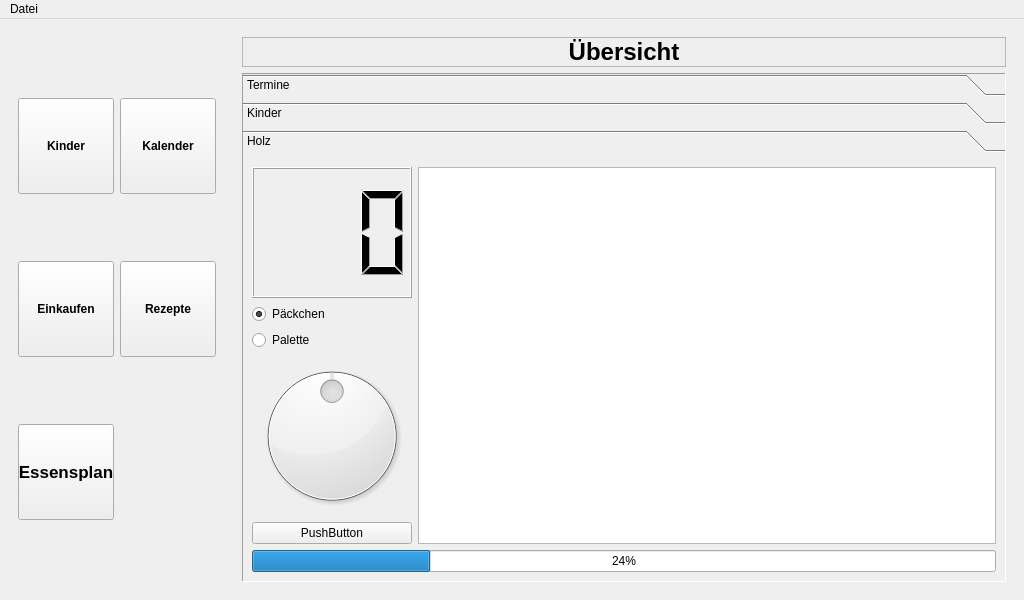
<?xml version="1.0" encoding="UTF-8"?>
<ui version="4.0">
 <class>MainWindow</class>
 <widget class="QMainWindow" name="MainWindow">
  <property name="windowModality">
   <enum>Qt::ApplicationModal</enum>
  </property>
  <property name="geometry">
   <rect>
    <x>0</x>
    <y>0</y>
    <width>1024</width>
    <height>600</height>
   </rect>
  </property>
  <property name="minimumSize">
   <size>
    <width>512</width>
    <height>300</height>
   </size>
  </property>
  <property name="maximumSize">
   <size>
    <width>1024</width>
    <height>600</height>
   </size>
  </property>
  <property name="tabletTracking">
   <bool>true</bool>
  </property>
  <property name="contextMenuPolicy">
   <enum>Qt::ActionsContextMenu</enum>
  </property>
  <property name="acceptDrops">
   <bool>true</bool>
  </property>
  <property name="windowTitle">
   <string>MainWindow</string>
  </property>
  <widget class="QWidget" name="centralwidget">
   <layout class="QGridLayout" name="gridLayout_6">
    <item row="0" column="0">
     <widget class="QStackedWidget" name="pageWidget">
      <property name="autoFillBackground">
       <bool>false</bool>
      </property>
      <property name="frameShape">
       <enum>QFrame::NoFrame</enum>
      </property>
      <property name="currentIndex">
       <number>0</number>
      </property>
      <widget class="QWidget" name="mainPage">
       <layout class="QGridLayout" name="gridLayout">
        <item row="1" column="2">
         <widget class="QToolBox" name="mainOverview">
          <property name="frameShape">
           <enum>QFrame::Panel</enum>
          </property>
          <property name="frameShadow">
           <enum>QFrame::Sunken</enum>
          </property>
          <property name="lineWidth">
           <number>1</number>
          </property>
          <property name="midLineWidth">
           <number>4</number>
          </property>
          <property name="currentIndex">
           <number>2</number>
          </property>
          <widget class="QWidget" name="meetingsOverview">
           <property name="geometry">
            <rect>
             <x>0</x>
             <y>0</y>
             <width>734</width>
             <height>373</height>
            </rect>
           </property>
           <attribute name="label">
            <string>Termine</string>
           </attribute>
           <layout class="QHBoxLayout" name="horizontalLayout_6">
            <item>
             <layout class="QGridLayout" name="meetings_checkboxLayout">
              <item row="2" column="0">
               <widget class="QCheckBox" name="meetings_checkboxFabienne">
                <property name="text">
                 <string>Fabienne</string>
                </property>
               </widget>
              </item>
              <item row="0" column="0">
               <widget class="QCheckBox" name="meetings_checkboxKatja">
                <property name="text">
                 <string>Katja</string>
                </property>
               </widget>
              </item>
              <item row="1" column="0">
               <widget class="QCheckBox" name="meetings_checkboxFabian">
                <property name="text">
                 <string>Fabian</string>
                </property>
               </widget>
              </item>
              <item row="3" column="0">
               <widget class="QCheckBox" name="meetings_checkboxMio">
                <property name="text">
                 <string>Mio</string>
                </property>
               </widget>
              </item>
              <item row="5" column="0">
               <widget class="QCheckBox" name="meetings_checkboxJona">
                <property name="text">
                 <string>Jona</string>
                </property>
               </widget>
              </item>
              <item row="4" column="0">
               <widget class="QCheckBox" name="meetings_checkboxMika">
                <property name="text">
                 <string>Mika</string>
                </property>
               </widget>
              </item>
             </layout>
            </item>
            <item>
             <widget class="QListWidget" name="meetingsList"/>
            </item>
           </layout>
          </widget>
          <widget class="QWidget" name="childrenOverview">
           <property name="geometry">
            <rect>
             <x>0</x>
             <y>0</y>
             <width>103</width>
             <height>103</height>
            </rect>
           </property>
           <attribute name="label">
            <string>Kinder</string>
           </attribute>
           <layout class="QGridLayout" name="gridLayout_10">
            <item row="0" column="0">
             <widget class="QTableWidget" name="childrenOverviewTable">
              <row>
               <property name="text">
                <string>Aufgabe</string>
               </property>
              </row>
              <row>
               <property name="text">
                <string>Handy</string>
               </property>
              </row>
              <row>
               <property name="text">
                <string>PS4 / Film</string>
               </property>
              </row>
              <row>
               <property name="text">
                <string>Ausmachen</string>
               </property>
              </row>
              <column>
               <property name="text">
                <string>Fabienne</string>
               </property>
              </column>
              <column>
               <property name="text">
                <string>Mio</string>
               </property>
              </column>
              <column>
               <property name="text">
                <string>Mika</string>
               </property>
              </column>
              <column>
               <property name="text">
                <string>Jona</string>
               </property>
              </column>
             </widget>
            </item>
           </layout>
          </widget>
          <widget class="QWidget" name="woodOverview">
           <property name="geometry">
            <rect>
             <x>0</x>
             <y>0</y>
             <width>734</width>
             <height>386</height>
            </rect>
           </property>
           <attribute name="label">
            <string>Holz</string>
           </attribute>
           <layout class="QGridLayout" name="gridLayout_4">
            <item row="0" column="0">
             <layout class="QVBoxLayout" name="wood_inputLayout">
              <item>
               <widget class="QLCDNumber" name="wood_inputDisplay">
                <property name="digitCount">
                 <number>3</number>
                </property>
                <property name="mode">
                 <enum>QLCDNumber::Dec</enum>
                </property>
                <property name="segmentStyle">
                 <enum>QLCDNumber::Filled</enum>
                </property>
               </widget>
              </item>
              <item>
               <widget class="QRadioButton" name="wood_inputRadioButtonPiece">
                <property name="text">
                 <string>Päckchen</string>
                </property>
                <property name="checked">
                 <bool>true</bool>
                </property>
               </widget>
              </item>
              <item>
               <widget class="QRadioButton" name="wood_nputRadioButtonStack">
                <property name="text">
                 <string>Palette</string>
                </property>
               </widget>
              </item>
              <item>
               <widget class="QDial" name="wood_inputDial">
                <property name="minimumSize">
                 <size>
                  <width>160</width>
                  <height>160</height>
                 </size>
                </property>
                <property name="minimum">
                 <number>-15</number>
                </property>
                <property name="maximum">
                 <number>15</number>
                </property>
                <property name="value">
                 <number>0</number>
                </property>
                <property name="sliderPosition">
                 <number>0</number>
                </property>
                <property name="orientation">
                 <enum>Qt::Horizontal</enum>
                </property>
                <property name="invertedAppearance">
                 <bool>false</bool>
                </property>
                <property name="invertedControls">
                 <bool>false</bool>
                </property>
               </widget>
              </item>
              <item>
               <widget class="QPushButton" name="wood_inputPushButtonAgree">
                <property name="text">
                 <string>PushButton</string>
                </property>
               </widget>
              </item>
             </layout>
            </item>
            <item row="0" column="1">
             <widget class="QGraphicsView" name="wood_graphicsView"/>
            </item>
            <item row="1" column="0" colspan="2">
             <widget class="QProgressBar" name="wood_progressBar">
              <property name="value">
               <number>24</number>
              </property>
              <property name="textDirection">
               <enum>QProgressBar::TopToBottom</enum>
              </property>
             </widget>
            </item>
           </layout>
          </widget>
         </widget>
        </item>
        <item row="0" column="0" rowspan="2">
         <layout class="QGridLayout" name="mainbuttonsLayout">
          <property name="sizeConstraint">
           <enum>QLayout::SetDefaultConstraint</enum>
          </property>
          <property name="leftMargin">
           <number>0</number>
          </property>
          <property name="rightMargin">
           <number>0</number>
          </property>
          <property name="spacing">
           <number>-1</number>
          </property>
          <item row="2" column="1">
           <widget class="QPushButton" name="mainbutton_recipes">
            <property name="minimumSize">
             <size>
              <width>96</width>
              <height>96</height>
             </size>
            </property>
            <property name="maximumSize">
             <size>
              <width>96</width>
              <height>96</height>
             </size>
            </property>
            <property name="font">
             <font>
              <weight>75</weight>
              <bold>true</bold>
             </font>
            </property>
            <property name="text">
             <string>Rezepte</string>
            </property>
           </widget>
          </item>
          <item row="2" column="0">
           <widget class="QPushButton" name="mainbutton_shopping_list">
            <property name="minimumSize">
             <size>
              <width>96</width>
              <height>96</height>
             </size>
            </property>
            <property name="maximumSize">
             <size>
              <width>96</width>
              <height>96</height>
             </size>
            </property>
            <property name="font">
             <font>
              <weight>75</weight>
              <bold>true</bold>
             </font>
            </property>
            <property name="text">
             <string>Einkaufen</string>
            </property>
           </widget>
          </item>
          <item row="0" column="0">
           <widget class="QPushButton" name="mainbutton_children">
            <property name="minimumSize">
             <size>
              <width>96</width>
              <height>96</height>
             </size>
            </property>
            <property name="maximumSize">
             <size>
              <width>96</width>
              <height>96</height>
             </size>
            </property>
            <property name="font">
             <font>
              <weight>75</weight>
              <bold>true</bold>
             </font>
            </property>
            <property name="text">
             <string>Kinder</string>
            </property>
            <property name="checkable">
             <bool>false</bool>
            </property>
            <property name="autoExclusive">
             <bool>false</bool>
            </property>
           </widget>
          </item>
          <item row="0" column="1">
           <widget class="QPushButton" name="mainbutton_calendar">
            <property name="minimumSize">
             <size>
              <width>96</width>
              <height>96</height>
             </size>
            </property>
            <property name="maximumSize">
             <size>
              <width>96</width>
              <height>96</height>
             </size>
            </property>
            <property name="font">
             <font>
              <weight>75</weight>
              <italic>false</italic>
              <bold>true</bold>
              <strikeout>false</strikeout>
             </font>
            </property>
            <property name="text">
             <string>Kalender</string>
            </property>
            <property name="checkable">
             <bool>false</bool>
            </property>
            <property name="checked">
             <bool>false</bool>
            </property>
            <property name="autoExclusive">
             <bool>false</bool>
            </property>
           </widget>
          </item>
          <item row="3" column="0">
           <widget class="QPushButton" name="mainbutton_meal">
            <property name="minimumSize">
             <size>
              <width>96</width>
              <height>96</height>
             </size>
            </property>
            <property name="maximumSize">
             <size>
              <width>96</width>
              <height>96</height>
             </size>
            </property>
            <property name="font">
             <font>
              <pointsize>13</pointsize>
              <weight>75</weight>
              <bold>true</bold>
             </font>
            </property>
            <property name="text">
             <string>Essensplan</string>
            </property>
           </widget>
          </item>
         </layout>
        </item>
        <item row="0" column="2">
         <widget class="QLabel" name="mainLabel">
          <property name="font">
           <font>
            <pointsize>18</pointsize>
            <weight>75</weight>
            <bold>true</bold>
            <kerning>true</kerning>
           </font>
          </property>
          <property name="frameShape">
           <enum>QFrame::StyledPanel</enum>
          </property>
          <property name="frameShadow">
           <enum>QFrame::Plain</enum>
          </property>
          <property name="text">
           <string>Übersicht</string>
          </property>
          <property name="alignment">
           <set>Qt::AlignCenter</set>
          </property>
         </widget>
        </item>
        <item row="0" column="1" rowspan="2">
         <spacer name="main_verticalSpacer">
          <property name="orientation">
           <enum>Qt::Vertical</enum>
          </property>
          <property name="sizeHint" stdset="0">
           <size>
            <width>20</width>
            <height>40</height>
           </size>
          </property>
         </spacer>
        </item>
       </layout>
      </widget>
      <widget class="QWidget" name="mainChildren">
       <layout class="QGridLayout" name="gridLayout_2">
        <item row="1" column="0">
         <widget class="QTabWidget" name="childrenTabs">
          <property name="tabPosition">
           <enum>QTabWidget::West</enum>
          </property>
          <property name="tabShape">
           <enum>QTabWidget::Rounded</enum>
          </property>
          <property name="currentIndex">
           <number>0</number>
          </property>
          <property name="elideMode">
           <enum>Qt::ElideRight</enum>
          </property>
          <property name="usesScrollButtons">
           <bool>false</bool>
          </property>
          <property name="documentMode">
           <bool>false</bool>
          </property>
          <property name="tabsClosable">
           <bool>false</bool>
          </property>
          <property name="movable">
           <bool>false</bool>
          </property>
          <property name="tabBarAutoHide">
           <bool>false</bool>
          </property>
          <widget class="QWidget" name="childrenTabsFabienne">
           <attribute name="title">
            <string>Fabienne</string>
           </attribute>
          </widget>
          <widget class="QWidget" name="childrenTabsMio">
           <attribute name="title">
            <string>Mio</string>
           </attribute>
          </widget>
          <widget class="QWidget" name="childrenTabsMika">
           <attribute name="title">
            <string>Mika</string>
           </attribute>
          </widget>
          <widget class="QWidget" name="childrenTabsJona">
           <attribute name="title">
            <string>Jona</string>
           </attribute>
          </widget>
         </widget>
        </item>
        <item row="0" column="0" colspan="2">
         <widget class="QLabel" name="childrenLabel">
          <property name="font">
           <font>
            <pointsize>18</pointsize>
            <weight>75</weight>
            <bold>true</bold>
           </font>
          </property>
          <property name="frameShape">
           <enum>QFrame::StyledPanel</enum>
          </property>
          <property name="text">
           <string>Kinder</string>
          </property>
          <property name="alignment">
           <set>Qt::AlignCenter</set>
          </property>
         </widget>
        </item>
       </layout>
      </widget>
      <widget class="QWidget" name="mainCalendar">
       <layout class="QGridLayout" name="gridLayout_3">
        <item row="0" column="0">
         <widget class="QLabel" name="calendarLabel">
          <property name="font">
           <font>
            <pointsize>18</pointsize>
            <weight>75</weight>
            <bold>true</bold>
           </font>
          </property>
          <property name="frameShape">
           <enum>QFrame::StyledPanel</enum>
          </property>
          <property name="text">
           <string>Kalender</string>
          </property>
          <property name="alignment">
           <set>Qt::AlignCenter</set>
          </property>
         </widget>
        </item>
        <item row="1" column="0">
         <layout class="QGridLayout" name="calendarLayout">
          <item row="0" column="0">
           <widget class="QCalendarWidget" name="calendarWidget"/>
          </item>
          <item row="0" column="1">
           <widget class="QTreeView" name="calenderTreeview"/>
          </item>
         </layout>
        </item>
       </layout>
      </widget>
      <widget class="QWidget" name="mainShopping_list">
       <layout class="QGridLayout" name="gridLayout_7">
        <item row="1" column="1">
         <widget class="QWidget" name="shoppinglist_buttonsLayout" native="true">
          <property name="maximumSize">
           <size>
            <width>16777215</width>
            <height>300</height>
           </size>
          </property>
          <layout class="QGridLayout" name="gridLayout_8">
           <property name="leftMargin">
            <number>0</number>
           </property>
           <property name="topMargin">
            <number>0</number>
           </property>
           <property name="rightMargin">
            <number>0</number>
           </property>
           <property name="bottomMargin">
            <number>0</number>
           </property>
           <item row="0" column="0" colspan="2">
            <widget class="QPushButton" name="shoppinglist_buttonsPlus">
             <property name="minimumSize">
              <size>
               <width>70</width>
               <height>70</height>
              </size>
             </property>
             <property name="maximumSize">
              <size>
               <width>70</width>
               <height>70</height>
              </size>
             </property>
             <property name="font">
              <font>
               <pointsize>30</pointsize>
               <weight>75</weight>
               <bold>true</bold>
              </font>
             </property>
             <property name="text">
              <string>+</string>
             </property>
            </widget>
           </item>
           <item row="2" column="0" colspan="2">
            <widget class="QPushButton" name="shoppinglist_buttonsMinus">
             <property name="minimumSize">
              <size>
               <width>70</width>
               <height>70</height>
              </size>
             </property>
             <property name="maximumSize">
              <size>
               <width>70</width>
               <height>70</height>
              </size>
             </property>
             <property name="font">
              <font>
               <pointsize>30</pointsize>
               <weight>75</weight>
               <bold>true</bold>
              </font>
             </property>
             <property name="text">
              <string>-</string>
             </property>
            </widget>
           </item>
           <item row="1" column="0">
            <widget class="QSpinBox" name="shoppinglist_buttonsLCD">
             <property name="minimumSize">
              <size>
               <width>60</width>
               <height>70</height>
              </size>
             </property>
             <property name="maximumSize">
              <size>
               <width>60</width>
               <height>16777215</height>
              </size>
             </property>
             <property name="font">
              <font>
               <pointsize>30</pointsize>
              </font>
             </property>
             <property name="alignment">
              <set>Qt::AlignCenter</set>
             </property>
             <property name="buttonSymbols">
              <enum>QAbstractSpinBox::NoButtons</enum>
             </property>
            </widget>
           </item>
           <item row="3" column="0">
            <widget class="QPushButton" name="shoppinglist_buttonsMoveinlist">
             <property name="maximumSize">
              <size>
               <width>70</width>
               <height>16777215</height>
              </size>
             </property>
             <property name="text">
              <string>zur Liste</string>
             </property>
            </widget>
           </item>
          </layout>
         </widget>
        </item>
        <item row="1" column="0">
         <widget class="QTreeWidget" name="shoppinglistChoise">
          <column>
           <property name="text">
            <string>Was?</string>
           </property>
          </column>
          <item>
           <property name="text">
            <string>Fleisch</string>
           </property>
           <item>
            <property name="text">
             <string>Salami</string>
            </property>
           </item>
           <item>
            <property name="text">
             <string>Schnitzel</string>
            </property>
           </item>
          </item>
          <item>
           <property name="text">
            <string>Obst</string>
           </property>
           <item>
            <property name="text">
             <string>Apfel</string>
            </property>
           </item>
           <item>
            <property name="text">
             <string>Banane</string>
            </property>
           </item>
          </item>
          <item>
           <property name="text">
            <string>Gemüse</string>
           </property>
           <item>
            <property name="text">
             <string>Paprika</string>
            </property>
           </item>
           <item>
            <property name="text">
             <string>Gurke</string>
            </property>
           </item>
          </item>
         </widget>
        </item>
        <item row="1" column="3">
         <widget class="QTableWidget" name="shoppinglistList">
          <row>
           <property name="text">
            <string>1</string>
           </property>
          </row>
          <column>
           <property name="text">
            <string>Was?</string>
           </property>
          </column>
          <column>
           <property name="text">
            <string>Wieviel?</string>
           </property>
          </column>
          <item row="0" column="0">
           <property name="text">
            <string/>
           </property>
          </item>
          <item row="0" column="1">
           <property name="text">
            <string/>
           </property>
          </item>
         </widget>
        </item>
        <item row="0" column="0" colspan="4">
         <widget class="QLabel" name="shoppinglistLabel">
          <property name="font">
           <font>
            <pointsize>18</pointsize>
            <weight>75</weight>
            <bold>true</bold>
           </font>
          </property>
          <property name="frameShape">
           <enum>QFrame::StyledPanel</enum>
          </property>
          <property name="text">
           <string>Einkaufen</string>
          </property>
          <property name="alignment">
           <set>Qt::AlignCenter</set>
          </property>
         </widget>
        </item>
        <item row="1" column="2">
         <spacer name="shoppinglist_verticalSpacer">
          <property name="orientation">
           <enum>Qt::Vertical</enum>
          </property>
          <property name="sizeHint" stdset="0">
           <size>
            <width>20</width>
            <height>40</height>
           </size>
          </property>
         </spacer>
        </item>
       </layout>
      </widget>
      <widget class="QWidget" name="mainRecipes">
       <widget class="QLabel" name="recipesLabel">
        <property name="geometry">
         <rect>
          <x>0</x>
          <y>20</y>
          <width>976</width>
          <height>24</height>
         </rect>
        </property>
        <property name="font">
         <font>
          <pointsize>18</pointsize>
          <weight>75</weight>
          <bold>true</bold>
         </font>
        </property>
        <property name="frameShape">
         <enum>QFrame::StyledPanel</enum>
        </property>
        <property name="text">
         <string>Rezepte</string>
        </property>
        <property name="alignment">
         <set>Qt::AlignCenter</set>
        </property>
       </widget>
       <widget class="QComboBox" name="comboBox">
        <property name="geometry">
         <rect>
          <x>60</x>
          <y>220</y>
          <width>104</width>
          <height>26</height>
         </rect>
        </property>
       </widget>
      </widget>
      <widget class="QWidget" name="mainMeal">
       <widget class="QLabel" name="mealLabel">
        <property name="geometry">
         <rect>
          <x>10</x>
          <y>20</y>
          <width>976</width>
          <height>24</height>
         </rect>
        </property>
        <property name="font">
         <font>
          <pointsize>18</pointsize>
          <weight>75</weight>
          <bold>true</bold>
         </font>
        </property>
        <property name="frameShape">
         <enum>QFrame::StyledPanel</enum>
        </property>
        <property name="text">
         <string>Essensplan</string>
        </property>
        <property name="alignment">
         <set>Qt::AlignCenter</set>
        </property>
       </widget>
      </widget>
     </widget>
    </item>
   </layout>
  </widget>
  <widget class="QMenuBar" name="menubar">
   <property name="geometry">
    <rect>
     <x>0</x>
     <y>0</y>
     <width>1024</width>
     <height>22</height>
    </rect>
   </property>
   <property name="defaultUp">
    <bool>false</bool>
   </property>
   <property name="nativeMenuBar">
    <bool>true</bool>
   </property>
   <widget class="QMenu" name="menuDatei">
    <property name="title">
     <string>Datei</string>
    </property>
    <addaction name="actionBeenden"/>
   </widget>
   <addaction name="menuDatei"/>
  </widget>
  <action name="actionBeenden">
   <property name="text">
    <string>Beenden</string>
   </property>
  </action>
 </widget>
 <tabstops>
  <tabstop>mainbutton_children</tabstop>
  <tabstop>mainbutton_calendar</tabstop>
  <tabstop>mainbutton_shopping_list</tabstop>
  <tabstop>mainbutton_recipes</tabstop>
  <tabstop>mainbutton_meal</tabstop>
  <tabstop>calendarWidget</tabstop>
  <tabstop>meetings_checkboxKatja</tabstop>
  <tabstop>meetings_checkboxFabian</tabstop>
  <tabstop>meetings_checkboxMio</tabstop>
  <tabstop>meetings_checkboxJona</tabstop>
  <tabstop>meetings_checkboxFabienne</tabstop>
  <tabstop>meetings_checkboxMika</tabstop>
  <tabstop>meetingsList</tabstop>
  <tabstop>wood_graphicsView</tabstop>
 </tabstops>
 <resources/>
 <connections>
  <connection>
   <sender>wood_inputDial</sender>
   <signal>sliderMoved(int)</signal>
   <receiver>wood_inputDisplay</receiver>
   <slot>display(int)</slot>
   <hints>
    <hint type="sourcelabel">
     <x>366</x>
     <y>469</y>
    </hint>
    <hint type="destinationlabel">
     <x>432</x>
     <y>242</y>
    </hint>
   </hints>
  </connection>
  <connection>
   <sender>shoppinglist_buttonsPlus</sender>
   <signal>clicked()</signal>
   <receiver>shoppinglist_buttonsLCD</receiver>
   <slot>stepUp()</slot>
   <hints>
    <hint type="sourcelabel">
     <x>483</x>
     <y>221</y>
    </hint>
    <hint type="destinationlabel">
     <x>464</x>
     <y>278</y>
    </hint>
   </hints>
  </connection>
  <connection>
   <sender>shoppinglist_buttonsMinus</sender>
   <signal>pressed()</signal>
   <receiver>shoppinglist_buttonsLCD</receiver>
   <slot>stepDown()</slot>
   <hints>
    <hint type="sourcelabel">
     <x>476</x>
     <y>394</y>
    </hint>
    <hint type="destinationlabel">
     <x>475</x>
     <y>287</y>
    </hint>
   </hints>
  </connection>
 </connections>
</ui>
